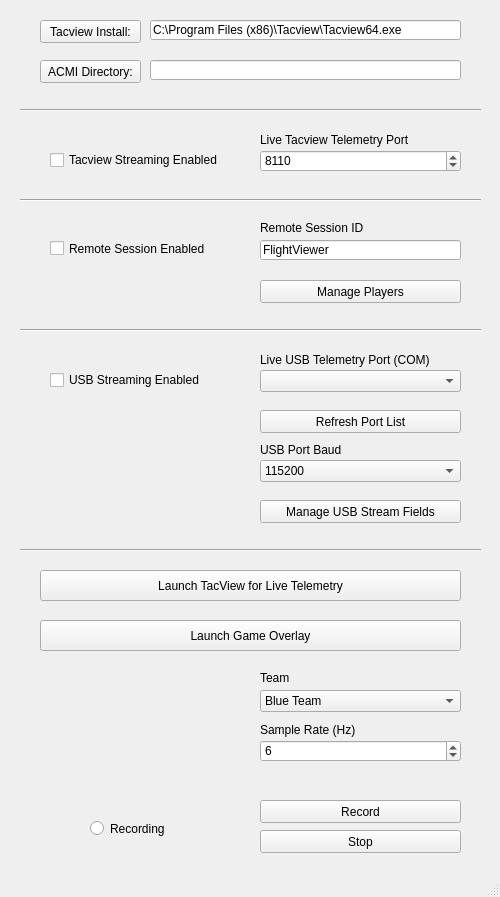
<?xml version="1.0" encoding="UTF-8"?>
<ui version="4.0">
 <class>ThunderViewer</class>
 <widget class="QMainWindow" name="ThunderViewer">
  <property name="geometry">
   <rect>
    <x>0</x>
    <y>0</y>
    <width>500</width>
    <height>897</height>
   </rect>
  </property>
  <property name="minimumSize">
   <size>
    <width>500</width>
    <height>897</height>
   </size>
  </property>
  <property name="maximumSize">
   <size>
    <width>500</width>
    <height>897</height>
   </size>
  </property>
  <property name="windowTitle">
   <string>Thunder Viewer</string>
  </property>
  <property name="windowIcon">
   <iconset>
    <normaloff>logo.png</normaloff>logo.png</iconset>
  </property>
  <widget class="QWidget" name="centralwidget">
   <widget class="QLineEdit" name="mqtt_id">
    <property name="geometry">
     <rect>
      <x>260</x>
      <y>240</y>
      <width>201</width>
      <height>20</height>
     </rect>
    </property>
    <property name="text">
     <string>FlightViewer</string>
    </property>
   </widget>
   <widget class="QRadioButton" name="recording">
    <property name="geometry">
     <rect>
      <x>90</x>
      <y>820</y>
      <width>82</width>
      <height>17</height>
     </rect>
    </property>
    <property name="text">
     <string>Recording</string>
    </property>
   </widget>
   <widget class="QPushButton" name="record">
    <property name="geometry">
     <rect>
      <x>260</x>
      <y>800</y>
      <width>201</width>
      <height>23</height>
     </rect>
    </property>
    <property name="toolTip">
     <string>Begin recording and, if selected, streaming telemetry</string>
    </property>
    <property name="text">
     <string>Record</string>
    </property>
   </widget>
   <widget class="QPushButton" name="stop">
    <property name="geometry">
     <rect>
      <x>260</x>
      <y>830</y>
      <width>201</width>
      <height>23</height>
     </rect>
    </property>
    <property name="toolTip">
     <string>Stop recording and, if selected, streaming telemetry</string>
    </property>
    <property name="text">
     <string>Stop</string>
    </property>
   </widget>
   <widget class="QLabel" name="label_2">
    <property name="geometry">
     <rect>
      <x>260</x>
      <y>220</y>
      <width>201</width>
      <height>16</height>
     </rect>
    </property>
    <property name="text">
     <string>Remote Session ID</string>
    </property>
   </widget>
   <widget class="QCheckBox" name="mqtt">
    <property name="geometry">
     <rect>
      <x>50</x>
      <y>240</y>
      <width>191</width>
      <height>17</height>
     </rect>
    </property>
    <property name="toolTip">
     <string>Check box to exchange telemetry with remote players &quot;real-time&quot; (i.e. War Thunder Squadron mates)</string>
    </property>
    <property name="text">
     <string>Remote Session Enabled</string>
    </property>
   </widget>
   <widget class="QPushButton" name="acmi_select">
    <property name="geometry">
     <rect>
      <x>40</x>
      <y>60</y>
      <width>101</width>
      <height>23</height>
     </rect>
    </property>
    <property name="toolTip">
     <string>Specify the full path to the directory where all your personal ACMI files will be saved to</string>
    </property>
    <property name="text">
     <string>ACMI Directory:</string>
    </property>
   </widget>
   <widget class="QLabel" name="label_3">
    <property name="geometry">
     <rect>
      <x>260</x>
      <y>130</y>
      <width>201</width>
      <height>20</height>
     </rect>
    </property>
    <property name="text">
     <string>Live Tacview Telemetry Port</string>
    </property>
   </widget>
   <widget class="QCheckBox" name="live_telem">
    <property name="geometry">
     <rect>
      <x>50</x>
      <y>150</y>
      <width>191</width>
      <height>20</height>
     </rect>
    </property>
    <property name="toolTip">
     <string>Check box to stream live telemetry to Tacview</string>
    </property>
    <property name="text">
     <string>Tacview Streaming Enabled</string>
    </property>
   </widget>
   <widget class="QPushButton" name="launch_tacview_live">
    <property name="geometry">
     <rect>
      <x>40</x>
      <y>570</y>
      <width>421</width>
      <height>31</height>
     </rect>
    </property>
    <property name="toolTip">
     <string>Launches Tacview as specified in &quot;Tacview Install&quot; field at the top of the GUI</string>
    </property>
    <property name="text">
     <string>Launch TacView for Live Telemetry</string>
    </property>
   </widget>
   <widget class="QPushButton" name="tacview_select">
    <property name="geometry">
     <rect>
      <x>40</x>
      <y>20</y>
      <width>101</width>
      <height>23</height>
     </rect>
    </property>
    <property name="toolTip">
     <string>Specify the full path to Tacview.exe</string>
    </property>
    <property name="text">
     <string>Tacview Install:</string>
    </property>
   </widget>
   <widget class="QSpinBox" name="live_telem_port">
    <property name="geometry">
     <rect>
      <x>260</x>
      <y>150</y>
      <width>201</width>
      <height>22</height>
     </rect>
    </property>
    <property name="toolTip">
     <string>localhost port number to connect to Tacview live stream</string>
    </property>
    <property name="maximum">
     <number>9999</number>
    </property>
    <property name="value">
     <number>8110</number>
    </property>
   </widget>
   <widget class="QLineEdit" name="tacview_path">
    <property name="geometry">
     <rect>
      <x>150</x>
      <y>20</y>
      <width>311</width>
      <height>20</height>
     </rect>
    </property>
    <property name="text">
     <string>C:\Program Files (x86)\Tacview\Tacview64.exe</string>
    </property>
    <property name="readOnly">
     <bool>true</bool>
    </property>
   </widget>
   <widget class="QLineEdit" name="acmi_path">
    <property name="geometry">
     <rect>
      <x>150</x>
      <y>60</y>
      <width>311</width>
      <height>20</height>
     </rect>
    </property>
    <property name="readOnly">
     <bool>true</bool>
    </property>
   </widget>
   <widget class="QCheckBox" name="live_usb">
    <property name="geometry">
     <rect>
      <x>50</x>
      <y>370</y>
      <width>181</width>
      <height>20</height>
     </rect>
    </property>
    <property name="toolTip">
     <string>Check box to stream live telemetry data to a USB device (i.e. Arduino)</string>
    </property>
    <property name="text">
     <string>USB Streaming Enabled</string>
    </property>
   </widget>
   <widget class="QLabel" name="label_4">
    <property name="geometry">
     <rect>
      <x>260</x>
      <y>350</y>
      <width>201</width>
      <height>20</height>
     </rect>
    </property>
    <property name="text">
     <string>Live USB Telemetry Port (COM)</string>
    </property>
   </widget>
   <widget class="QComboBox" name="usb_ports">
    <property name="geometry">
     <rect>
      <x>260</x>
      <y>370</y>
      <width>201</width>
      <height>22</height>
     </rect>
    </property>
    <property name="toolTip">
     <string>Available USB device COM ports</string>
    </property>
   </widget>
   <widget class="QPushButton" name="port_refresh">
    <property name="geometry">
     <rect>
      <x>260</x>
      <y>410</y>
      <width>201</width>
      <height>23</height>
     </rect>
    </property>
    <property name="toolTip">
     <string>Refresh list of available USB device COM ports</string>
    </property>
    <property name="text">
     <string>Refresh Port List</string>
    </property>
   </widget>
   <widget class="QComboBox" name="usb_baud">
    <property name="geometry">
     <rect>
      <x>260</x>
      <y>460</y>
      <width>201</width>
      <height>22</height>
     </rect>
    </property>
    <property name="toolTip">
     <string>USB device baud rate (bps)</string>
    </property>
    <property name="currentText">
     <string>115200</string>
    </property>
    <property name="currentIndex">
     <number>8</number>
    </property>
    <item>
     <property name="text">
      <string>4608000</string>
     </property>
    </item>
    <item>
     <property name="text">
      <string>2000000</string>
     </property>
    </item>
    <item>
     <property name="text">
      <string>1000000</string>
     </property>
    </item>
    <item>
     <property name="text">
      <string>921600</string>
     </property>
    </item>
    <item>
     <property name="text">
      <string>500000</string>
     </property>
    </item>
    <item>
     <property name="text">
      <string>460800</string>
     </property>
    </item>
    <item>
     <property name="text">
      <string>250000</string>
     </property>
    </item>
    <item>
     <property name="text">
      <string>230400</string>
     </property>
    </item>
    <item>
     <property name="text">
      <string>115200</string>
     </property>
    </item>
    <item>
     <property name="text">
      <string>57600</string>
     </property>
    </item>
    <item>
     <property name="text">
      <string>38400</string>
     </property>
    </item>
    <item>
     <property name="text">
      <string>31250</string>
     </property>
    </item>
    <item>
     <property name="text">
      <string>19200</string>
     </property>
    </item>
    <item>
     <property name="text">
      <string>9600</string>
     </property>
    </item>
    <item>
     <property name="text">
      <string>4800</string>
     </property>
    </item>
    <item>
     <property name="text">
      <string>2400</string>
     </property>
    </item>
    <item>
     <property name="text">
      <string>1200</string>
     </property>
    </item>
    <item>
     <property name="text">
      <string>300</string>
     </property>
    </item>
   </widget>
   <widget class="QLabel" name="label_5">
    <property name="geometry">
     <rect>
      <x>260</x>
      <y>440</y>
      <width>201</width>
      <height>20</height>
     </rect>
    </property>
    <property name="text">
     <string>USB Port Baud</string>
    </property>
   </widget>
   <widget class="Line" name="line">
    <property name="geometry">
     <rect>
      <x>20</x>
      <y>320</y>
      <width>461</width>
      <height>20</height>
     </rect>
    </property>
    <property name="orientation">
     <enum>Qt::Horizontal</enum>
    </property>
   </widget>
   <widget class="Line" name="line_2">
    <property name="geometry">
     <rect>
      <x>20</x>
      <y>100</y>
      <width>461</width>
      <height>20</height>
     </rect>
    </property>
    <property name="orientation">
     <enum>Qt::Horizontal</enum>
    </property>
   </widget>
   <widget class="Line" name="line_3">
    <property name="geometry">
     <rect>
      <x>20</x>
      <y>540</y>
      <width>461</width>
      <height>20</height>
     </rect>
    </property>
    <property name="orientation">
     <enum>Qt::Horizontal</enum>
    </property>
   </widget>
   <widget class="Line" name="line_4">
    <property name="geometry">
     <rect>
      <x>20</x>
      <y>190</y>
      <width>461</width>
      <height>20</height>
     </rect>
    </property>
    <property name="orientation">
     <enum>Qt::Horizontal</enum>
    </property>
   </widget>
   <widget class="QComboBox" name="team">
    <property name="geometry">
     <rect>
      <x>260</x>
      <y>690</y>
      <width>201</width>
      <height>22</height>
     </rect>
    </property>
    <property name="toolTip">
     <string>Specify team name (sets the object color in Tacview)</string>
    </property>
    <item>
     <property name="text">
      <string>Blue Team</string>
     </property>
    </item>
    <item>
     <property name="text">
      <string>Red Team</string>
     </property>
    </item>
   </widget>
   <widget class="QLabel" name="label_6">
    <property name="geometry">
     <rect>
      <x>260</x>
      <y>670</y>
      <width>201</width>
      <height>16</height>
     </rect>
    </property>
    <property name="text">
     <string>Team</string>
    </property>
   </widget>
   <widget class="QSpinBox" name="sample_rate">
    <property name="geometry">
     <rect>
      <x>260</x>
      <y>740</y>
      <width>201</width>
      <height>22</height>
     </rect>
    </property>
    <property name="toolTip">
     <string>localhost port number to connect to Tacview live stream</string>
    </property>
    <property name="minimum">
     <number>2</number>
    </property>
    <property name="maximum">
     <number>10</number>
    </property>
    <property name="value">
     <number>6</number>
    </property>
   </widget>
   <widget class="QLabel" name="label_8">
    <property name="geometry">
     <rect>
      <x>260</x>
      <y>720</y>
      <width>201</width>
      <height>20</height>
     </rect>
    </property>
    <property name="text">
     <string>Sample Rate (Hz)</string>
    </property>
   </widget>
   <widget class="QPushButton" name="manage_players">
    <property name="geometry">
     <rect>
      <x>260</x>
      <y>280</y>
      <width>201</width>
      <height>23</height>
     </rect>
    </property>
    <property name="toolTip">
     <string>Enable or disable datastreaming for individual players in remote session</string>
    </property>
    <property name="text">
     <string>Manage Players</string>
    </property>
   </widget>
   <widget class="QPushButton" name="manage_usb_fields">
    <property name="geometry">
     <rect>
      <x>260</x>
      <y>500</y>
      <width>201</width>
      <height>23</height>
     </rect>
    </property>
    <property name="toolTip">
     <string>Enable or disable datastreaming of individual telemetry fields</string>
    </property>
    <property name="text">
     <string>Manage USB Stream Fields</string>
    </property>
   </widget>
   <widget class="QPushButton" name="launch_overlay">
    <property name="geometry">
     <rect>
      <x>40</x>
      <y>620</y>
      <width>421</width>
      <height>31</height>
     </rect>
    </property>
    <property name="toolTip">
     <string>Launches Tacview as specified in &quot;Tacview Install&quot; field at the top of the GUI</string>
    </property>
    <property name="text">
     <string>Launch Game Overlay</string>
    </property>
   </widget>
  </widget>
  <widget class="QMenuBar" name="menubar">
   <property name="geometry">
    <rect>
     <x>0</x>
     <y>0</y>
     <width>500</width>
     <height>21</height>
    </rect>
   </property>
  </widget>
  <widget class="QStatusBar" name="statusbar"/>
 </widget>
 <resources/>
 <connections/>
</ui>
